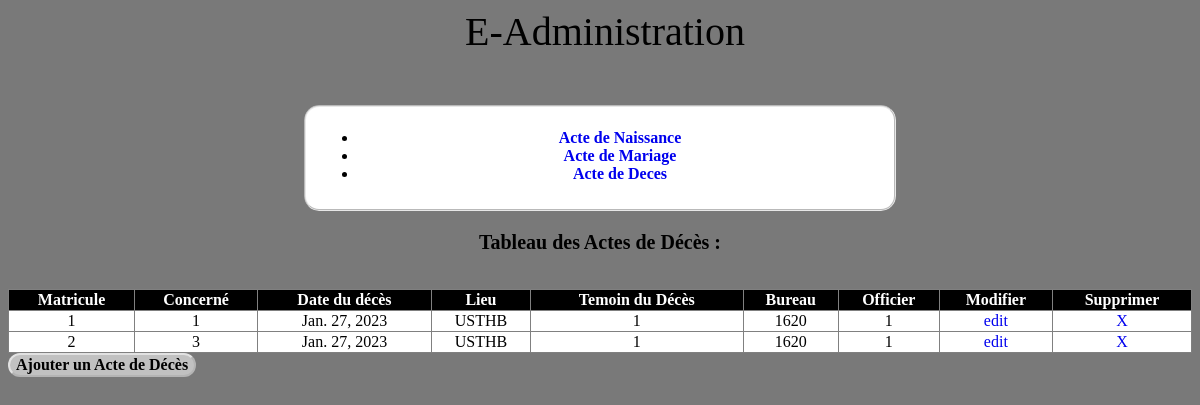
The app's page /ActeDeces/ with its own data.
### Gestion/models.py (models this page shows, shortened)
class ActeDeces(models.Model):
    Matricule = models.IntegerField(primary_key=True)
    Concerne = models.ForeignKey(ActeCivil, related_name='actCivil_decede', on_delete=models.CASCADE)
    DateD = models.DateField(verbose_name='Date du décès')
    LieuD = models.CharField(max_length=255, verbose_name='Lieu du décès')
    Temoin = models.ForeignKey(ActeCivil, related_name='actCivil_temoin', on_delete=models.CASCADE, verbose_name='Temoin du décès')
    bureau = models.ForeignKey(Bureau, related_name='acteDeces_bureau', on_delete=models.CASCADE,verbose_name="Bureau d'état civil")
    Officier = models.ForeignKey(Officier, related_name='acteDeces_officier', on_delete=models.CASCADE,verbose_name='Officier Déclarant')

class ActeCivil(models.Model):
    class sexe(models.TextChoices):
        Homme = 'H'
        Femme = 'F'
    Matricule = models.IntegerField(primary_key=True)
    Nom = models.CharField(max_length=255)
    Prenom = models.CharField(max_length=255)
    Sexe = models.CharField(choices=sexe.choices, max_length=6)
    Profession = models.CharField(max_length=255)
    Domicile = models.CharField(max_length=255)
    bureau = models.ForeignKey(Bureau, related_name='acteCivil_bureau', on_delete=models.CASCADE, verbose_name="Bureau d'état civil")
    Officier = models.ForeignKey(Officier, related_name='acteCivil_officier', on_delete=models.CASCADE, verbose_name='Officier Déclarant')
    DateN = models.DateTimeField(verbose_name='Date de Naissance',null=True, blank=True)
    LieuN = models.CharField(max_length=255, verbose_name='Lieu de Naissance',null=True, blank=True)
    VilleN = models.CharField(max_length=255, verbose_name='Ville de Naissance',null=True, blank=True)
    PaysN = models.CharField(max_length=255, verbose_name='Pays de Naissance',null=True, blank=True)
    pere = models.ForeignKey('self', related_name='acteCivil_pere', on_delete=models.CASCADE, verbose_name='Acte Civil du père',null=True, blank=True)
    mere = models.ForeignKey('self', related_name='acteCivil_mere', on_delete=models.CASCADE, verbose_name='Acte Civil de la mère',null=True, blank=True)
    declarant = models.ForeignKey('self', related_name='actCivil_declarant', on_delete=models.CASCADE, verbose_name='Acte Civil du déclarant',null=True, blank=True)
    def __str__(self):
        return f'{self.Matricule}'

class Bureau(models.Model):
    NumC = models.IntegerField(primary_key=True)
    NomC = models.CharField(max_length=255)
    NomD = models.CharField(max_length=255)
    NomW = models.CharField(max_length=255)
    def __str__(self):
        return f'{self.NumC}'
    objects = models.Manager()

class Officier(models.Model):
    class role(models.TextChoices):
        Maire = 'Maire'
        Titulaire = 'Titulaire'
        Officier = 'Officier'
    Matricule = models.IntegerField(primary_key=True)
    Nom = models.CharField(max_length=255)
    Prenom = models.CharField(max_length=255)
    Date = models.DateField(default=date.today)
    Actif = models.BooleanField(default=True)
    Role = models.CharField(choices=role.choices, max_length=10)
    Bureau = models.ForeignKey(Bureau, related_name='officier_bureau', on_delete=models.CASCADE)
    Password = models.CharField(max_length=255)
    def __str__(self):
        return f'{self.Matricule}'

### Gestion/views.py (the view)
# urls.py: path('ActeDeces/', views.ActeDeces_Base, name='ActeD'),
def ActeDeces_Base(request):
    return render(request, 'Gestion/ActeDeces/Acte.html', {'data':ActeDeces.objects.all})

### Gestion/templates/Gestion/ActeDeces/Acte.html (shortened to what this page needs)
{% extends 'Gestion/base.html' %}
{% block content %}
{% include 'Gestion/ActeCivil.html' %}
    <p>Tableau des Actes de Décès :</p>
    <table width="100%" border="1" style="border-collapse:collapse;margin-top:3%;text-align:center;">
        <thead>
            <tr>
                <th>Matricule</th> <th>Concerné</th> <th>Date du décès</th> <th>Lieu</th> <th>Temoin du Décès</th> <th>Bureau</th> <th>Officier</th> <th>Modifier</th> <th>Supprimer</th>
            </tr>
        </thead>
        <tbody>
            {% for element in data %}
                <tr>
                    <td>{{element.Matricule}}</td>
                    <td>{{element.Concerne}}</td>
                    <td>{{element.DateD}}</td>
                    <td>{{element.LieuD}}</td>
                    <td>{{element.Temoin}}</td>
                    <td>{{element.bureau}}</td>
                    <td>{{element.Officier}}</td>
                    <td><a href="{% url 'updActeD' element.Matricule %}">edit</a></td>
                    <td><a href="{% url 'delActeD' element.Matricule %}">X</a></td>
                </tr>
             {% endfor %}
        </tbody>
    </table>
    <a href="{% url 'addActeD'%}"><input type="submit" value="Ajouter un Acte de Décès"></a>
{% endblock %}

### Gestion/templates/Gestion/base.html (shortened to what this page needs)
{% load static %}
<html>
    <head><title>E-Administration</title></head>
    <link rel="stylesheet" type="text/css" href=" {% static '/Gestion/style.css' %} ">
    <body>
        <h1>E-Administration</h1>
        {% block content %}{% endblock %}
    </body>
</html>

### Gestion/templates/Gestion/ActeCivil.html
<fieldset>
<ul>
    <li><a href="{% url 'Acte'%}">Acte de Naissance</a></li>
    <li><a href="{% url 'ActeM'%}">Acte de Mariage</a></li>
    <li><a href="{% url 'ActeD'%}">Acte de Deces</a></li>
</ul>
</fieldset>

### Gestion/static/Gestion/Style.css (style rules this page uses)
body { background: rgb(121, 121, 121); }
a { text-decoration: none; }
h1 { font-family: 'Franklin Gothic Medium'; font-size: 2.5em; font-weight: normal; margin: 0 0 0 10px; text-decoration: none; color: #000000; transition: margin 1s; text-align: center; }
input { margin-bottom: 5px; font-size: medium; font-weight: bolder; font-family: 'Lucida Sans'; color: #000000; border-radius: 15px; background-color: rgba(255, 255, 255, 0.541); border-color: rgba(255, 255, 255, 0.541); transition: background-color 1s, color 1s; align-items: center; text-align: center; }
fieldset { margin-top: 50px; background-color: rgb(255, 255, 255); margin-left: 25%; margin-right: 25%; border-radius: 15px; border-color: rgba(211, 211, 211, 0.541); }
p { text-align: center; font-size: 20px; font-weight: bolder; font-family: 'Lucida Sans'; color: #000000; }
th { background-color: #000; color: white; font-family: 'Lucida Sans'; }
td { background-color: rgb(255, 255, 255); color: rgb(0, 0, 0); font-family: 'Lucida Sans'; font-weight: 500; }
li { font-weight: bolder; font-family: 'Lucida Sans'; color: #000000; text-align: center; text-decoration: none; }

### records on screen
ActeDeces: Matricule "1", Concerne "1", DateD "Jan. 27, 2023", LieuD "USTHB", Temoin "1", bureau "1620", Officier "1"
ActeDeces: Matricule "2", Concerne "3", DateD "Jan. 27, 2023", LieuD "USTHB", Temoin "1", bureau "1620", Officier "1"
